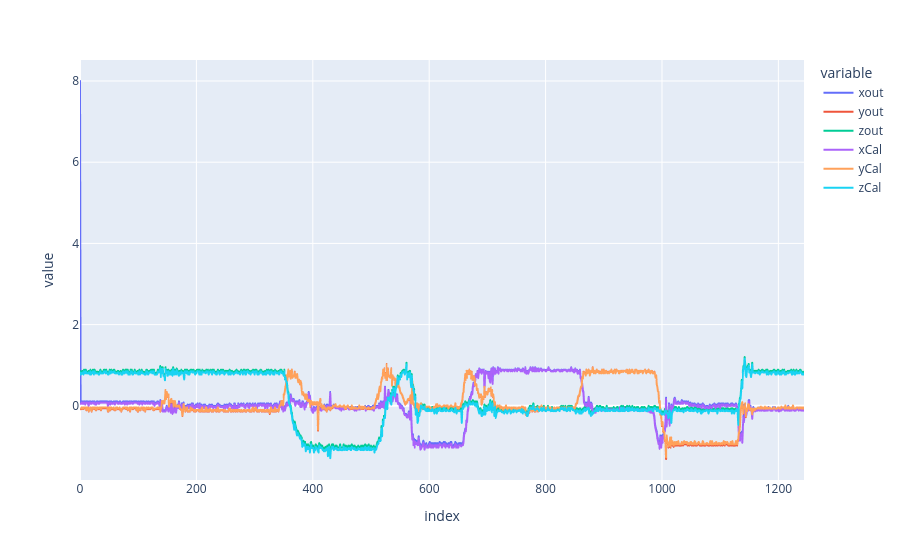

Notebook cell for this chart:
### Code cell
# import data from csv and plot using plotly
df = pd.read_csv('EVAL-ADXL356CZ Examples/data/6pt_gravity_cal.csv')
fig = px.line(df)
fig.show()

### Figure 1 — Plotly figure (JSON) as saved in the notebook; plotly's stock layout.template omitted (floating-point values rounded to 4 significant figures; data arrays with more than 128 entries replaced by an {"elided": "..."} marker saying what was removed)
{"data": [{"hovertemplate": "variable=xout<br>index=%{x}<br>value=%{y}<extra></extra>", "legendgroup": "xout", "line": {"color": "#636efa", "dash": "solid"}, "marker": {"symbol": "circle"}, "mode": "lines", "name": "xout", "showlegend": true, "type": "scattergl", "x": {"elided": "1245 int values"}, "xaxis": "x", "y": {"elided": "1245 float values"}, "yaxis": "y"}, {"hovertemplate": "variable=yout<br>index=%{x}<br>value=%{y}<extra></extra>", "legendgroup": "yout", "line": {"color": "#EF553B", "dash": "solid"}, "marker": {"symbol": "circle"}, "mode": "lines", "name": "yout", "showlegend": true, "type": "scattergl", "x": {"elided": "1245 int values"}, "xaxis": "x", "y": {"elided": "1245 float values"}, "yaxis": "y"}, {"hovertemplate": "variable=zout<br>index=%{x}<br>value=%{y}<extra></extra>", "legendgroup": "zout", "line": {"color": "#00cc96", "dash": "solid"}, "marker": {"symbol": "circle"}, "mode": "lines", "name": "zout", "showlegend": true, "type": "scattergl", "x": {"elided": "1245 int values"}, "xaxis": "x", "y": {"elided": "1245 float values"}, "yaxis": "y"}, {"hovertemplate": "variable=xCal<br>index=%{x}<br>value=%{y}<extra></extra>", "legendgroup": "xCal", "line": {"color": "#ab63fa", "dash": "solid"}, "marker": {"symbol": "circle"}, "mode": "lines", "name": "xCal", "showlegend": true, "type": "scattergl", "x": {"elided": "1245 int values"}, "xaxis": "x", "y": {"elided": "1245 float values"}, "yaxis": "y"}, {"hovertemplate": "variable=yCal<br>index=%{x}<br>value=%{y}<extra></extra>", "legendgroup": "yCal", "line": {"color": "#FFA15A", "dash": "solid"}, "marker": {"symbol": "circle"}, "mode": "lines", "name": "yCal", "showlegend": true, "type": "scattergl", "x": {"elided": "1245 int values"}, "xaxis": "x", "y": {"elided": "1245 float values"}, "yaxis": "y"}, {"hovertemplate": "variable=zCal<br>index=%{x}<br>value=%{y}<extra></extra>", "legendgroup": "zCal", "line": {"color": "#19d3f3", "dash": "solid"}, "marker": {"symbol": "circle"}, "mode": "lines", "name": "zCal", "showlegend": true, "type": "scattergl", "x": {"elided": "1245 int values"}, "xaxis": "x", "y": {"elided": "1245 float values"}, "yaxis": "y"}], "layout": {"legend": {"title": {"text": "variable"}, "tracegroupgap": 0}, "margin": {"t": 60}, "xaxis": {"anchor": "y", "domain": [0, 1], "title": {"text": "index"}}, "yaxis": {"anchor": "x", "domain": [0, 1], "title": {"text": "value"}}}}
